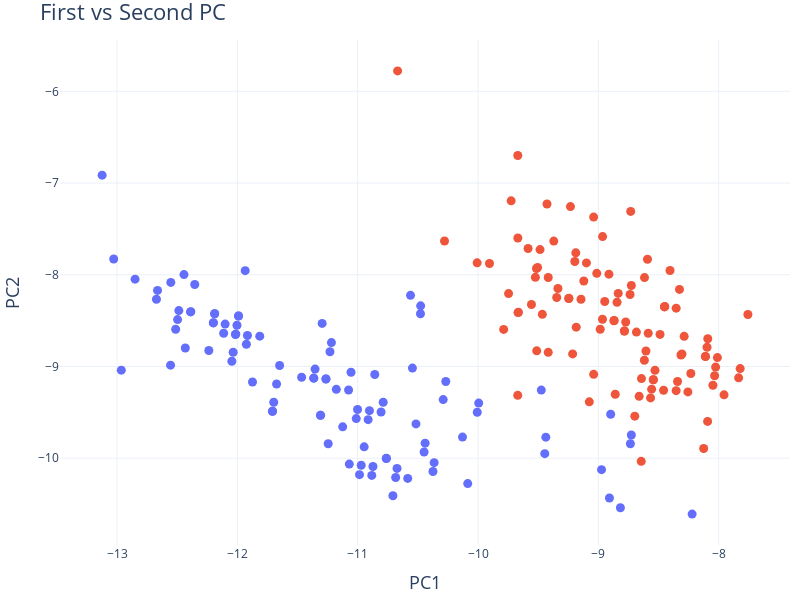

Here is the notebook cell this chart was saved with:
### Code cell
fig = go.Figure(
    go.Scatter(
        x=example.iloc[100:, 0],
        y=example.iloc[100:, 1],
        mode='markers',
        line_width=1,
        marker_size=9
    )
)

fig.add_trace(
    go.Scatter(
        x=example.iloc[:100, 0],
        y=example.iloc[:100, 1],
        mode='markers',
        line_width=1,
        marker_size=9
    )
)

fig.update_layout(
    title='First vs Second PC',
    title_font_size=22,
    xaxis=dict(
        title='PC1',
        title_font_size=18
    ),
    yaxis=dict(
        title='PC2',
        title_font_size=18
    ),
    margin=dict(
        l=40,
        r=10,
        b=10,
        t=40,
    ),
    height=600,
    width=800,
    showlegend=False,
    template='plotly_white',
)

fig.show()
